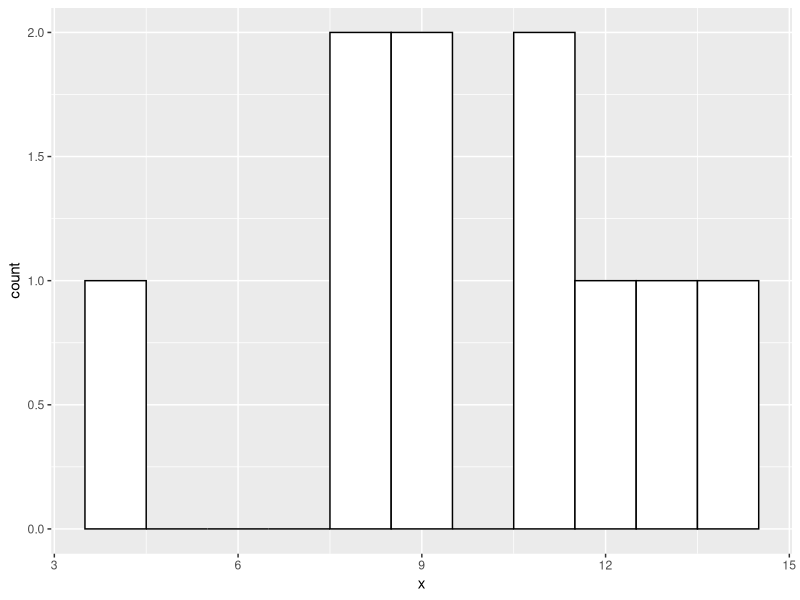
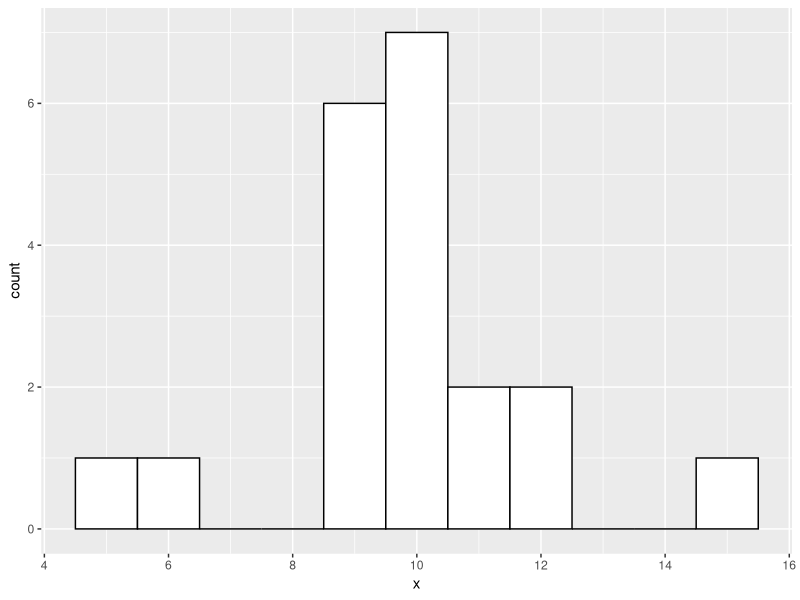
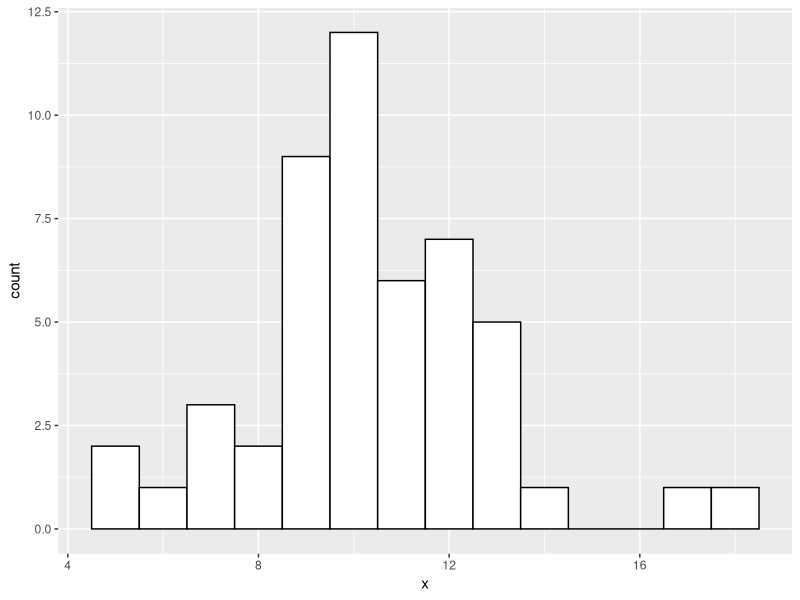
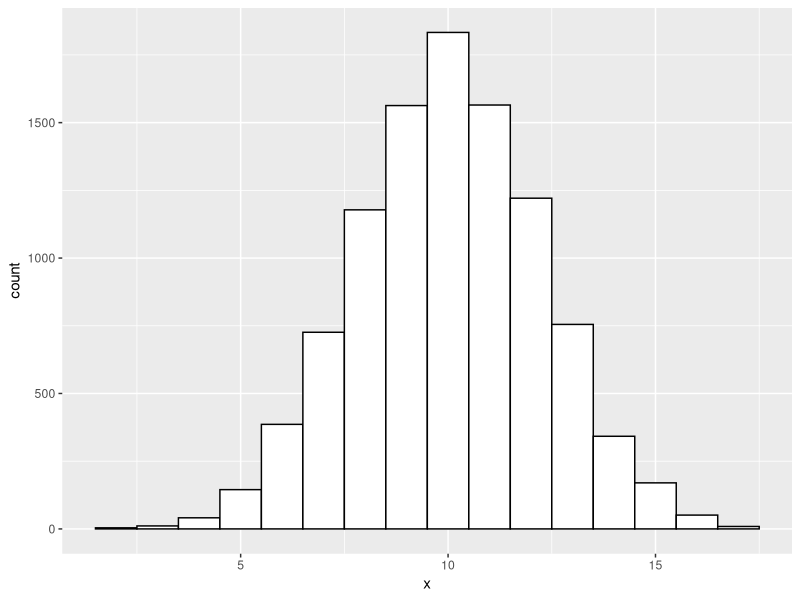

Reproduce these figures in R, in order.
## ---- chunk 1

choose(9,2)

## ---- chunk 2

dbinom(8, size = 10, p = 0.13)

dbinom(2, size = 3, p = 0.51)



## ---- chunk 3
library(ggplot2)
x <- rbinom(10,20,0.5)
x
ggplot() +
  geom_histogram(
    aes(x), 
    binwidth = 1, 
    fill = "white", 
    color = "black"
  )
x <- rbinom(20,20,0.5)
ggplot() +
  geom_histogram(
    aes(x), 
    binwidth = 1, 
    fill = "white", 
    color = "black"
  )
x <- rbinom(50,20,0.5)
ggplot() +
  geom_histogram(
    aes(x), 
    binwidth = 1, 
    fill = "white", 
    color = "black"
  )
x <- rbinom(10000,20,0.5)
ggplot() +
  geom_histogram(
    aes(x), 
    binwidth = 1, 
    fill = "white", 
    color = "black"
  )

## ---- chunk 4

# normal approximation
1- pnorm(70,61.25,6.778)

1- pnorm(50,44.8,5.679)

# Exact result
sum(dbinom(70:245, size = 245, p = 0.25))

# We can correct the approximation using 69.5 instead of 70

sum(dbinom(1:10, size = 10, p = 0.07))


